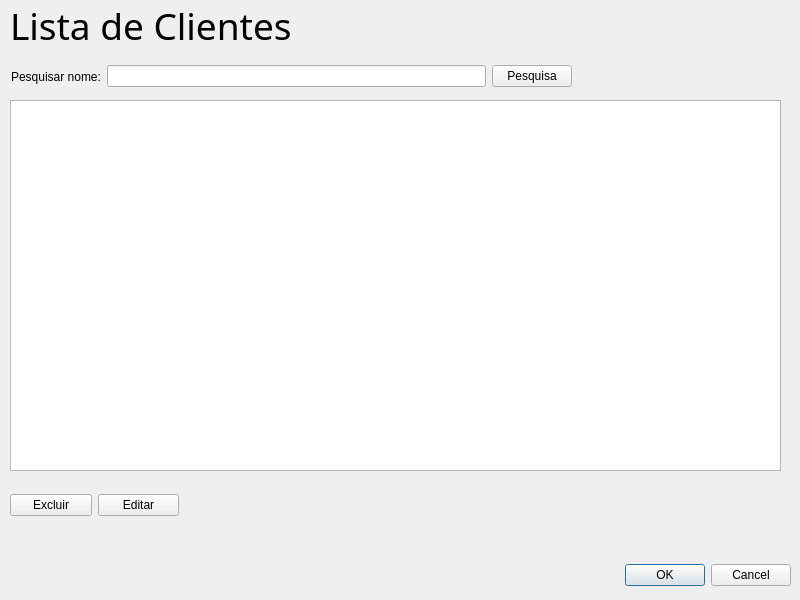
<?xml version="1.0" encoding="UTF-8"?>
<ui version="4.0">
 <class>listaClientes</class>
 <widget class="QDialog" name="listaClientes">
  <property name="geometry">
   <rect>
    <x>0</x>
    <y>0</y>
    <width>800</width>
    <height>600</height>
   </rect>
  </property>
  <property name="windowTitle">
   <string>Lista de Clientes</string>
  </property>
  <widget class="QDialogButtonBox" name="buttonBox">
   <property name="geometry">
    <rect>
     <x>440</x>
     <y>560</y>
     <width>351</width>
     <height>31</height>
    </rect>
   </property>
   <property name="orientation">
    <enum>Qt::Horizontal</enum>
   </property>
   <property name="standardButtons">
    <set>QDialogButtonBox::Cancel|QDialogButtonBox::Ok</set>
   </property>
  </widget>
  <widget class="QLabel" name="label">
   <property name="geometry">
    <rect>
     <x>10</x>
     <y>-10</y>
     <width>351</width>
     <height>71</height>
    </rect>
   </property>
   <property name="font">
    <font>
     <family>ADAM.CG PRO</family>
     <pointsize>28</pointsize>
    </font>
   </property>
   <property name="text">
    <string>Lista de Clientes</string>
   </property>
  </widget>
  <widget class="QTableWidget" name="tb_lista">
   <property name="geometry">
    <rect>
     <x>10</x>
     <y>100</y>
     <width>771</width>
     <height>371</height>
    </rect>
   </property>
  </widget>
  <widget class="QWidget" name="layoutWidget">
   <property name="geometry">
    <rect>
     <x>11</x>
     <y>61</y>
     <width>561</width>
     <height>31</height>
    </rect>
   </property>
   <layout class="QHBoxLayout" name="horizontalLayout">
    <item>
     <widget class="QLabel" name="label_2">
      <property name="text">
       <string>Pesquisar nome:</string>
      </property>
     </widget>
    </item>
    <item>
     <widget class="QLineEdit" name="txt_nome"/>
    </item>
    <item>
     <widget class="QPushButton" name="btn_pesquisa">
      <property name="text">
       <string>Pesquisa</string>
      </property>
     </widget>
    </item>
   </layout>
  </widget>
  <widget class="QWidget" name="layoutWidget">
   <property name="geometry">
    <rect>
     <x>10</x>
     <y>490</y>
     <width>169</width>
     <height>31</height>
    </rect>
   </property>
   <layout class="QHBoxLayout" name="horizontalLayout_2">
    <item>
     <widget class="QPushButton" name="btn_excluir">
      <property name="text">
       <string>Excluir</string>
      </property>
     </widget>
    </item>
    <item>
     <widget class="QPushButton" name="btn_editar">
      <property name="text">
       <string>Editar</string>
      </property>
     </widget>
    </item>
   </layout>
  </widget>
 </widget>
 <resources/>
 <connections>
  <connection>
   <sender>buttonBox</sender>
   <signal>accepted()</signal>
   <receiver>listaClientes</receiver>
   <slot>accept()</slot>
   <hints>
    <hint type="sourcelabel">
     <x>248</x>
     <y>254</y>
    </hint>
    <hint type="destinationlabel">
     <x>157</x>
     <y>274</y>
    </hint>
   </hints>
  </connection>
  <connection>
   <sender>buttonBox</sender>
   <signal>rejected()</signal>
   <receiver>listaClientes</receiver>
   <slot>reject()</slot>
   <hints>
    <hint type="sourcelabel">
     <x>316</x>
     <y>260</y>
    </hint>
    <hint type="destinationlabel">
     <x>286</x>
     <y>274</y>
    </hint>
   </hints>
  </connection>
 </connections>
</ui>
